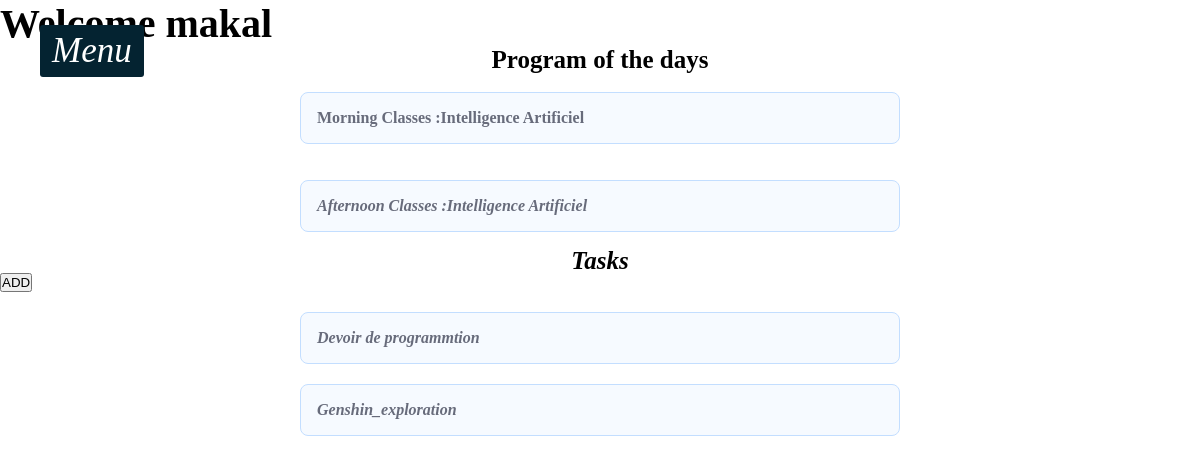
The page /home (signed in) on the database its author committed.
### cool/models.py (models this page shows, shortened)
class User(AbstractUser):
    numero=models.CharField(max_length=20,default='0000')
    promotion=models.ForeignKey("Promotion", on_delete=models.CASCADE,null=True)
    section=models.ForeignKey("Section",on_delete=models.CASCADE,null=True)
    email=models.EmailField(max_length=254, verbose_name='email address')
    EMAIL_FIELD='email'

class CoursSemaines(models.Model):
    jour=models.ForeignKey("Semaines",on_delete=models.CASCADE)
    cours=models.ForeignKey("Cours",on_delete=models.CASCADE)
    avant_midi=models.BooleanField(default=True)

class Cours(models.Model):
    nom=models.CharField(max_length=50)
    description=models.TextField(max_length=200,default=True)
    nombre_heure=models.IntegerField(null=True)
    prof=models.CharField(max_length=50,default='',blank=True)
    section=models.ManyToManyField(Section)
    promotion=models.ForeignKey(Promotion,on_delete=models.CASCADE)
    jour=models.ManyToManyField("Semaines",through="CoursSemaines",through_fields=('cours','jour'))

class Tache(models.Model):
    nom=models.CharField(max_length=50)
    description=models.TextField(max_length=200)
    heure_creation=models.DateTimeField(auto_now_add=True)
    heure_fin=models.DateTimeField(null=True)
    etudiant=models.ForeignKey(User, on_delete=models.CASCADE)

### cool/views.py (the view)
# urls.py: 2. Add a URL to urlpatterns:  path('', views.home, name='home')
@login_required
def home(request):
    cour_1 = CoursSemaines.objects.filter(jour__jour=aujourdhui, cours__promotion=request.user.promotion, cours__section=request.user.section, avant_midi=True).first()
    cour_2= CoursSemaines.objects.filter(jour__jour=aujourdhui, cours__promotion=request.user.promotion, cours__section=request.user.section, avant_midi=False).first()
    taches=Tache.objects.filter(etudiant=request.user.id)
    return render(request,'home.html',{'cour_1':cour_1,'cour_2':cour_2,'taches':taches})

### templates/home.html (shortened to what this page needs)
{% extends "base.html" %}
{% load static %}
{% block content %}
<h1 > Welcome {% if request.user.last_name %}{{request.user.last_name}}{% else %}{{request.user.username}}{% endif %}</h1>
<h2 class="titre">Program of the days</h2>
{% if cour_1 %}
<div class="faq-container">
  <details>
    <summary>
      <span class="faq-title">
        Morning Classes :{{cour_1.cours.nom}}
      </span>
    </summary>
    <div class="faq-content">
      <ul>
        <li> given by <i>{{cour_1.cours.prof}}<i></li>
    </ul>
    </div>
  </details>
</div>
{% endif %}
{% if cour_2 %}
<div class="faq-container">
  <details>
    <summary>
      <span class="faq-title">
        Afternoon Classes :{{cour_2.cours.nom}}
      </span>
    </summary>
    <div class="faq-content">
      <ul>
        <li> given by <i>{{cour_2.cours.prof}}<i></li>
    </ul>
    </div>
  </details>
</div>
{% endif %}
<h3 class="titre">Tasks</h3>
<a href="{%url 'cool:tache_create' %}"><button >ADD</button></a>
    {%for tache in taches%}
    <div class="faq-container">
      <details>
        <summary>
          <span class="faq-title">
            {{tache.nom}}
          </span>
        </summary>
      </details>
    </div>
    {%endfor%}
{% endblock content %}

### static/style_base.css (style rules this page uses)
html { font-size: 16px; font-family: "Poppins"; }
body { background: white; height: 100%; }
* { margin: 0; padding: 0; list-style: none; text-decoration:none ; box-sizing: border-box; }
h1 { font-weight: 700; font-size: 40px; }
h2.titre, h3.titre { font-size: 25px; display: flex; align-items: center; text-decoration: 2px solid black; justify-content: center; line-height: 25px; }
.faq-container { display: flex; flex-direction: column; gap: 16px; margin-top: 20px; }
details { font-size: 1rem; margin: 0 auto; width: 100%; background: #F6FAFF; border-radius: 8px; position: relative; max-width: 600px; border: 1px solid #C3DEFF; transition: all 0.3s ease-in-out; }
summary { user-select: none; cursor: pointer; font-weight: 600; display: flex; list-style: none; padding: 1em; align-items: center; }
.faq-title { color: #1C2035; width: 90%; opacity: 0.65; transition: all 250ms ease-in-out; }
.faq-content { color: #303651; padding: 0.2em 1em 1em 1em; font-weight: 300; line-height: 1.5; }

### rows shown on the page
User: user.last_name "makal"
CoursSemaines: cours.nom "Intelligence Artificiel"
CoursSemaines: cours.nom "Intelligence Artificiel"
Tache: nom "Devoir de programmtion"
Tache: nom "Genshin_exploration"
